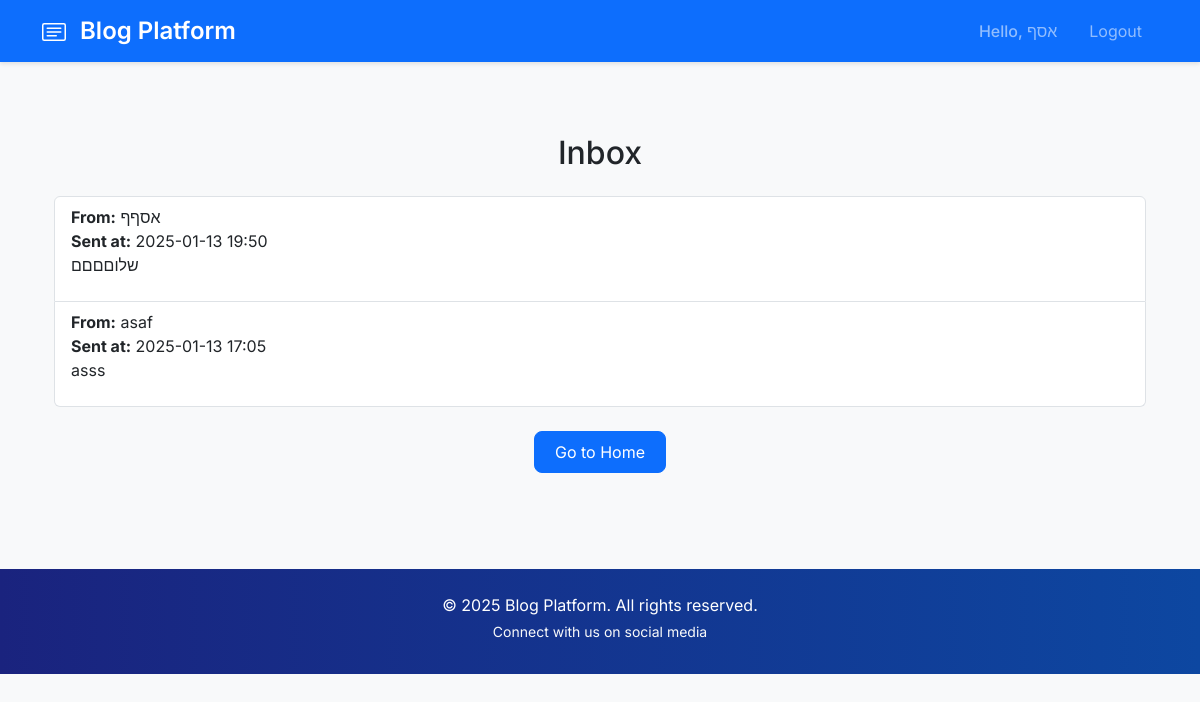
/messages/inbox (signed in), run on the app's committed database.
### app/models.py (models this page shows, shortened)
class User(db.Model, UserMixin):
    id = db.Column(db.Integer, primary_key=True)
    username = db.Column(db.String(150), unique=True, nullable=False)
    email = db.Column(db.String(150), unique=True, nullable=False)
    password = db.Column(db.String(150), nullable=False)
    is_admin = db.Column(db.Boolean, default=False)
    posts = db.relationship('Post', backref='author', lazy=True)
    comments = db.relationship('Comment', backref='author', lazy=True)

class Message(db.Model):
    id = db.Column(db.Integer, primary_key=True)
    sender_id = db.Column(db.Integer, db.ForeignKey('user.id'), nullable=False)
    recipient_id = db.Column(db.Integer, db.ForeignKey('user.id'), nullable=False)
    content = db.Column(db.Text, nullable=False)
    timestamp = db.Column(db.DateTime, default=datetime.utcnow)
    sender = db.relationship('User', foreign_keys=[sender_id], backref='sent_messages')
    recipient = db.relationship('User', foreign_keys=[recipient_id], backref='received_messages')

### app/routes/messages_routes.py (the view)
@bp.route('/inbox')
@login_required
def inbox():
    messages = Message.query.filter_by(recipient_id=current_user.id).order_by(Message.timestamp.desc()).all()
    return render_template('inbox.html', messages=messages)

### app/__init__.py (called while the page is built)
@login_manager.user_loader
def load_user(user_id):
    return User.query.get(int(user_id))

### app/templates/inbox.html
{% extends 'base.html' %}
{% block content %}
<div class="container py-5">
    <h2 class="text-center mb-4">Inbox</h2>
    {% if messages %}
        <ul class="list-group">
            {% for message in messages %}
                <li class="list-group-item">
                    <strong>From:</strong> {{ message.sender.username }}<br>
                    <strong>Sent at:</strong> {{ message.timestamp.strftime('%Y-%m-%d %H:%M') }}<br>
                    <p>{{ message.content }}</p>
                </li>
            {% endfor %}
        </ul>
    {% else %}
        <p class="text-center">No messages in your inbox.</p>
    {% endif %}
    <div class="text-center mt-4">
        <a href="{{ url_for('post.home') }}" class="btn btn-primary">Go to Home</a>
    </div>
</div>
{% endblock %}

### app/templates/base.html (shortened to what this page needs)
<html lang="en">
<head>
    <link rel="stylesheet" href="{{ url_for('static', filename='css/style.css') }}">
    <link rel="stylesheet" href="https://cdn.jsdelivr.net/npm/bootstrap@5.3.0/dist/css/bootstrap.min.css">
</head>
<body>
    <nav class="navbar navbar-expand-lg navbar-dark bg-primary">
        <div class="container">
            <a class="navbar-brand" href="{{ url_for('post.home') }}">
                Blog Platform
            </a>
            <div class="collapse navbar-collapse" id="navbarNav">
                <ul class="navbar-nav ms-auto">
                    {% if current_user.is_authenticated %}
                        <li class="nav-item">
                            <span class="nav-link fw-medium">Hello, {{ current_user.username }}</span>
                        </li>
                        <li class="nav-item">
                            <a class="nav-link btn btn-outline-light ms-2 px-3" href="{{ url_for('auth.logout') }}">Logout</a>
                        </li>
                    {% endif %}
                </ul>
            </div>
        </div>
    </nav>
    <div class="container mt-4">
        {% block content %}{% endblock %}
    </div>
    <footer class="text-white text-center py-4 mt-5">
        <div class="container">
            <p class="mb-1">© 2025 Blog Platform. All rights reserved.</p>
            <small class="text-light">Connect with us on social media</small>
        </div>
    </footer>
</body>
</html>

### app/static/css/style.css (style rules this page uses)
body { background-color: #f8f9fa; font-family: 'Arial', sans-serif; }
h2 { font-weight: bold; color: #333; }
.btn-primary { background-color: #007bff; border-color: #007bff; transition: background-color 0.3s ease; }

### app/templates/base.html (style rules this page uses)
body { font-family: 'Inter', sans-serif; background-color: #f8f9fa; }
.navbar { box-shadow: 0 2px 4px rgba(0,0,0,0.1); }
.navbar-brand { font-weight: 600; font-size: 1.5rem; }
.btn { border-radius: 8px; padding: 0.5rem 1.25rem; }
footer { background: linear-gradient(to right, #1a237e, #0d47a1); }

### data on the page
User: username "אסף"
Message: sender.username "אסףף", timestamp "2025-01-13 19:50", content "שלוםםםם"
Message: sender.username "asaf", timestamp "2025-01-13 17:05", content "asss"
